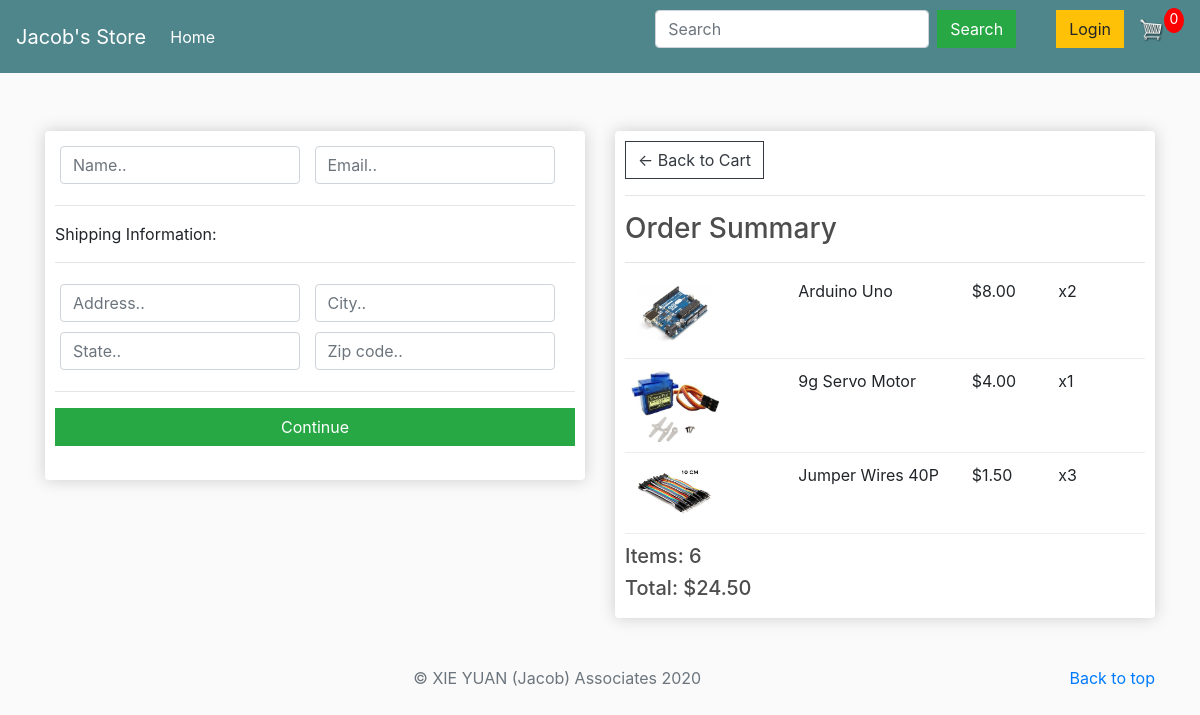
Screenshot of /checkout/ (signed in) with the database file from the repository.
### store/models.py (models this page shows, shortened)
class OrderItem(models.Model):
    product = models.ForeignKey(
        Product, on_delete=models.SET_NULL, null=True, blank=True)
    order = models.ForeignKey(
        Order, on_delete=models.SET_NULL, null=True, blank=True)
    quantity = models.IntegerField(default=0, null=True, blank=True)
    date_added = models.DateTimeField(auto_now_add=True)
    def __str__(self):
        return self.product.name
    @property
    def get_total(self):
        return self.quantity * self.product.price

class Product(models.Model):
    name = models.CharField(max_length=200, null=True)
    price = models.FloatField()
    digital = models.BooleanField(default=False, null=True, blank=False)
    image = models.ImageField(null=True, blank=True)
    @property
    def imageURL(self):
        try:
            url = self.image.url
        except:
            url = ''
        return url

class Order(models.Model):
    customer = models.ForeignKey(
        Customer, on_delete=models.SET_NULL, null=True, blank=True)
    date_ordered = models.DateTimeField(auto_now_add=True)
    complete = models.BooleanField(default=False, null=True, blank=False)
    transaction_id = models.CharField(max_length=200, null=True)
    @property
    def get_total_price(self):
        orderitems = self.orderitem_set.all()
        total = sum([item.get_total for item in orderitems])
        return total
    @property
    def get_total_items(self):
        orderitems = self.orderitem_set.all()
        total = sum([item.quantity for item in orderitems])
        return total

### store/views.py (the view)
# urls.py: path('checkout/', views.checkout, name="checkout"),
def checkout(request):
    if request.user.is_authenticated:
        customer = request.user.customer
        order, created = Order.objects.get_or_create(
            customer=customer, complete=False)
        items = order.orderitem_set.all()
        print(items)
    else:
        items = []
        order = {'get_total_price': 0, 'get_total_items': 0}
    context = {'items': items, 'order': order}
    return render(request, 'store/checkout.html', context)

### store/templates/store/checkout.html (shortened to what this page needs)
{% extends 'store/main.html' %}
{% load static %}
{% block content %}
<div class="row">
	<div class="col-lg-6">
		<div class="box-element" id="form-wrapper">
            <form id="form">
                <div id="user-info">
                    <div class="form-field">
                        <input required class="form-control" type="text" name="name" placeholder="Name..">
                    </div>
                    <div class="form-field">
                        <input required class="form-control" type="email" name="email" placeholder="Email..">
                    </div>
                </div>
                <div id="shipping-info">
                    <hr>
                    <p>Shipping Information:</p>
                    <hr>
                    <div class="form-field">
                        <input class="form-control" type="text" name="address" placeholder="Address..">
                    </div>
                    <div class="form-field">
                        <input class="form-control" type="text" name="city" placeholder="City..">
                    </div>
                    <div class="form-field">
                        <input class="form-control" type="text" name="state" placeholder="State..">
                    </div>
                    <div class="form-field">
                        <input class="form-control" type="text" name="zipcode" placeholder="Zip code..">
                    </div>
                </div>
                <hr>
                <input id="form-button" class="btn btn-success btn-block" type="submit" value="Continue">
            </form>
            <br>
		</div>
	</div>
	<div class="col-lg-6">
		<div class="box-element">
            <a  class="btn btn-outline-dark" href="{% url 'cart' %}">&#x2190; Back to Cart</a>
            <hr>
            <h3>Order Summary</h3>
            <hr>
            {% for item in items %}
            <div class="cart-row">
                <div style="flex:2"><img class="row-image" src="{{ item.product.imageURL }}"></div>
                <div style="flex:2"><p>{{item.product.name}}</p></div>
                <div style="flex:1"><p>${{item.product.price|floatformat:2}}</p></div>
                <div style="flex:1"><p>x{{item.quantity}}</p></div>
            </div>
            {% endfor %}
            <h5>Items:   {{ order.get_total_items }}</h5>
            <h5>Total:   ${{ order.get_total_price|floatformat:2 }}</h5>
		</div>
	</div>
</div>
{% endblock content %}

### static/css/main.css (style rules this page uses)
body { background-color: hsl(0, 0%, 98%); }
h1, h2, h3, h4, h5, h6 { color: hsl(0, 0%, 30%); }
.box-element { box-shadow: hsl(0, 0%, 80%) 0 0 16px; background-color: #fff; border-radius: 4px; padding: 10px; }
.col-lg-4, .col-lg-6, .col-lg-8, .col-lg-12 { margin-top: 10px; }
.btn { border-radius: 0; }
.row-image { width: 100px; }
.form-field { width: 250px; display: inline-block; padding: 5px; }
.cart-row { display: flex; align-items: flex-stretch; padding-bottom: 10px; margin-bottom: 10px; border-bottom: 1px solid #ececec; }

### rows the page displays
OrderItem: product.imageURL (picture), product.name "Arduino Uno", product.price "8.00", quantity "2"
OrderItem: product.imageURL (picture), product.name "9g Servo Motor", product.price "4.00", quantity "1"
OrderItem: product.imageURL (picture), product.name "Jumper Wires 40P", product.price "1.50", quantity "3"
Order: get_total_items "6", get_total_price "24.50"
